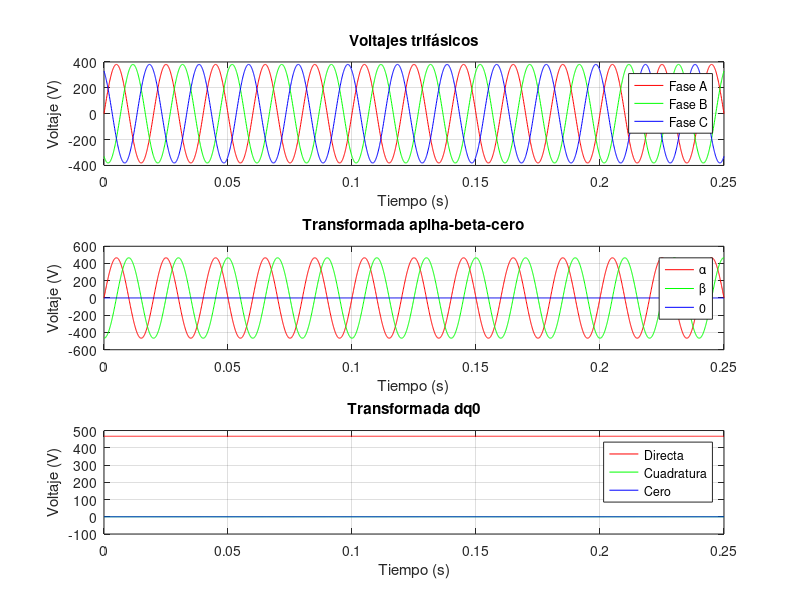

MATLAB code to generate this figure: (Note: this script raises an error after producing the figure.)
clear all
close all
clc

t = 0:100e-6:0.25;

%Amplitud de señales
Ag = 220*sqrt(3)*(t>=0); %Amplitud de volaje de linea
% A1, A2 y A3 indican la proporcion de la amplitud que tiene cada fase
A1 = 1;
A2 = 1;
A3 = 1;

%Desface
FP = 1; %Factor de potencia
Ph = acos(FP);
%Ph1, Ph2 y Ph3 indican el desface de cada fase (No considera el desface
%natural de un sistema trifasico)

Ph1 = 0;
Ph2 = 0;
Ph3 = 0;

%Frecuencia de trabajo
f = 50; %Hz
w0 = 2*pi*f; %velocidad angular
wt = w0*t; 

%% Variables abc
% Señales abc balanceadas y separadas por un desface de 120° = 2*pi/3 rad
VL_a = Ag.*A1.*sin(wt - Ph - Ph1);
VL_b = Ag.*A2.*sin(wt - 2*pi/3 - Ph - Ph2);
VL_c = Ag.*A3.*sin(wt + 2*pi/3 - Ph - Ph3);

Vabc = [VL_a;VL_b;VL_c];

% Graficar cada fase individualmente
figure(1)
subplot(311),plot(t, Vabc(1, :), 'r', t, Vabc(2, :), 'g', t, Vabc(3, :), 'b');
xlabel('Tiempo (s)');
ylabel('Voltaje (V)');
title('Voltajes trifásicos');
legend({'Fase A', 'Fase B', 'Fase C'}); % Etiquetas de las fases
grid on;  % Añadir cuadrícula


%% Matriz de transformacion Clark
T_Clark = sqrt(2/3)*[1, -1/2, -1/2;...
               0, sqrt(3)/2, -sqrt(3)/2;...
               1/sqrt(2), 1/sqrt(2), 1/sqrt(2)];

V_clark = T_Clark*Vabc;

% Graficar cada fase individualmente
figure(1)
subplot(312),plot(t, V_clark(1, :), 'r', t, V_clark(2, :), 'g', t, V_clark(3, :), 'b');
xlabel('Tiempo (s)');
ylabel('Voltaje (V)');
title('Transformada aplha-beta-cero');
legend({'\alpha', '\beta', '0'}); % Etiquetas de las fases
grid on;  % Añadir cuadrícula


%% Transformada de Park

for i = 1:length(t)
    % Matriz de transformación de Park en el tiempo t(i)
    T_Park = sqrt(2/3)*[sin(wt(i)), sin(wt(i)-2*pi/3), sin(wt(i)+2*pi/3); ...
                        cos(wt(i)), cos(wt(i)-2*pi/3), cos(wt(i)+2*pi/3); ...
                        1/sqrt(2), 1/sqrt(2), 1/sqrt(2)];
                    
    V_Park(:, i) = T_Park * Vabc(:, i);
end


figure(1)
subplot(313),plot(t, V_Park(1, :), 'r', t, V_Park(2, :), 'g', t, V_Park(3, :), 'b');
xlabel('Tiempo (s)');
ylabel('Voltaje (V)');
title('Transformada dq0');
legend({'Directa', 'Cuadratura', 'Cero'}); % Etiquetas de las fases
grid on;  % Añadir cuadrícula


%% Inversas de las transformadas
for i = 1:length(t)
    % Matriz de transformación de Park en el tiempo t(i)
    T_Park = sqrt(2/3)*[sin(wt(i)), sin(wt(i)-2*pi/3), sin(wt(i)+2*pi/3); ...
                        cos(wt(i)), cos(wt(i)-2*pi/3), cos(wt(i)+2*pi/3); ...
                        1/sqrt(2), 1/sqrt(2), 1/sqrt(2)];
                    
    V_Park(:, i) = T_Park * Vabc(:, i);
end

T_Park_inv = T_Park(:, i)^-1;


